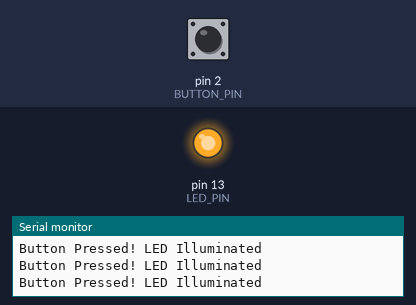
The sketch below on a simulated Arduino Uno, built with avr-gcc and run on an emulated ATmega328P. Shown: output pins drawn as LEDs (lit = HIGH), the last lines printed to the serial monitor. The inputs (shaded band) are chosen by the test bench; at power-on: pin 2 (BUTTON_PIN) HIGH.

Above: at 1.2 s.
1.3 s: pin 2 (BUTTON_PIN) pulled LOW for 0.15 s
At 1.4 s:
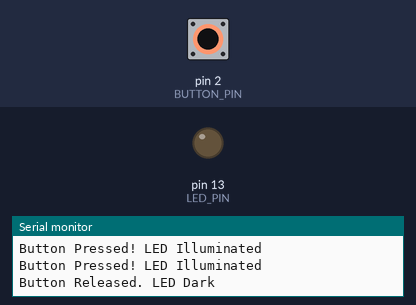
3.0 s: pin 2 (BUTTON_PIN) pulled LOW for 3.2 s
At 7.1 s:
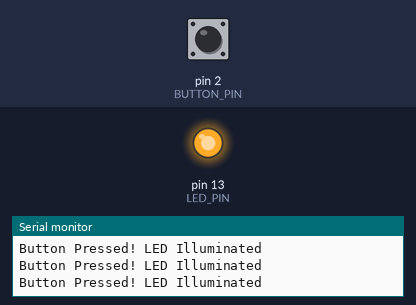
Timing chart, 0 to 8.6 s (numbered marks = the images above; inputs shaded):
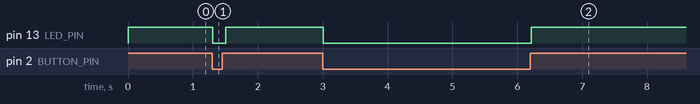

Measured:
- after the input at 1.3 s, pin 13 (LED_PIN): HIGH → LOW at once, → HIGH 0.20 s later
- after the input at 3.0 s, pin 13 (LED_PIN): HIGH → LOW at once, → HIGH 3.2 s later

The sketch:

week_1_led_amp_amp_push_button_setup1.ino
```cpp
const int BUTTON_PIN = 2;
const int LED_PIN = 13;
int buttonState = 0;

void setup() {
  Serial.begin(9600);

  pinMode(BUTTON_PIN, INPUT_PULLUP);
  pinMode(LED_PIN, OUTPUT);
}

void loop() {
  buttonState = digitalRead(BUTTON_PIN);

  if (digitalRead(BUTTON_PIN) == HIGH) {
    digitalWrite(LED_PIN, HIGH); // Pressed
    Serial.println("Button Pressed! LED Illuminated");
  } else {
    digitalWrite(LED_PIN, LOW);
    Serial.println("Button Released. LED Dark");
  }
  delay(100);
}
```
